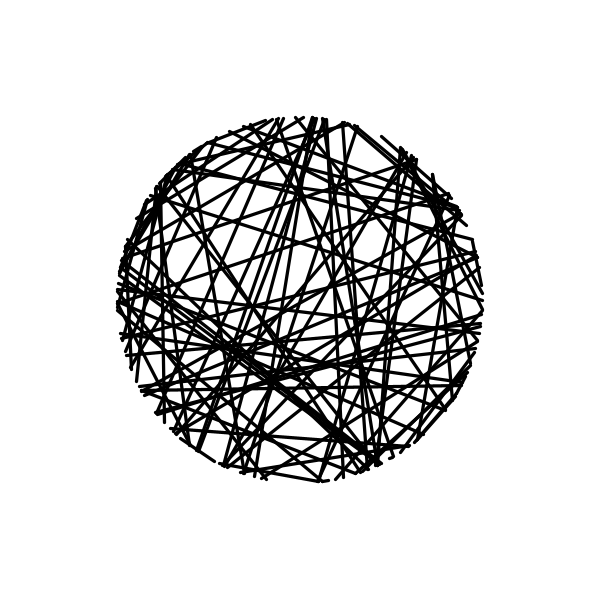
Frame 1 (no input)
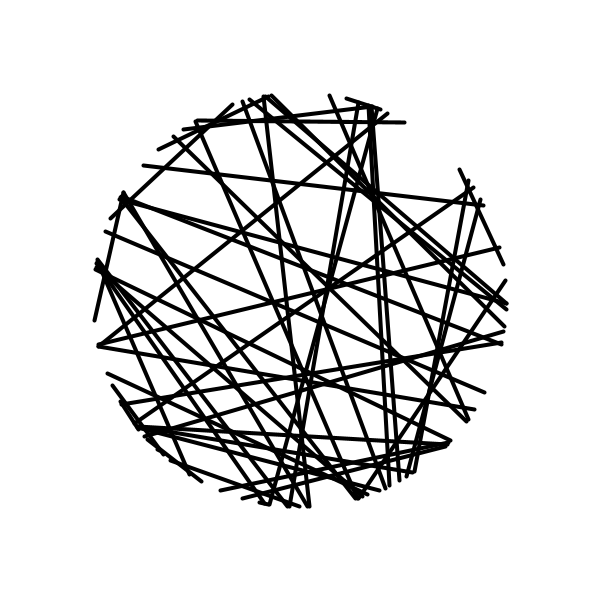
Frame 60 (the mouse pressed at the canvas centre just before this capture)
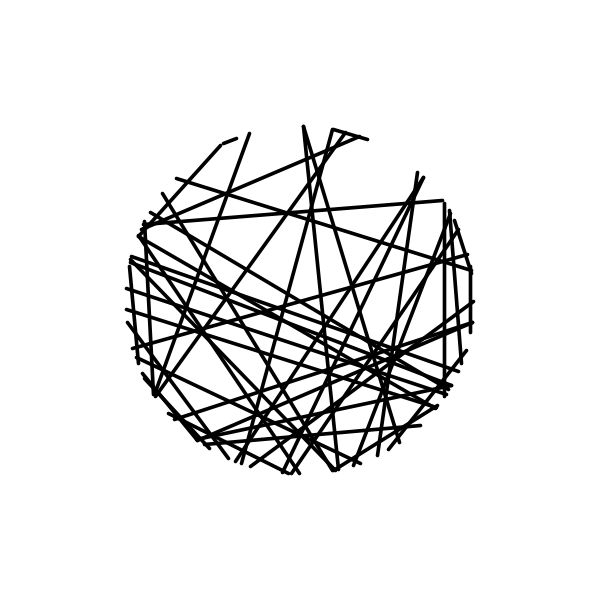
Frame 120 (the mouse held since frame 60 and released just before this capture)

The Processing sketch that drew these frames (run headless with seeded random() and noise(); from frame 60 on, the mouse is pressed at the canvas centre):

// Processing sketch: generative_art_j031
// ── generative_art_j031.pde
float r;
float bCol = 255;
float sCol = 0;

int lineNb;
int nb = 0;

void setup() {
  size(600, 600);
  pixelDensity(2);
  background(bCol);
  stroke(sCol);
}

void draw() {
  boot();
  for (int i = 0; i < lineNb; i++) {
    float a1 = random(TWO_PI);
    float a2 = random(TWO_PI);
    drawLine(a1, a2);
  }
  save("art0" + nb + ".jpg");
  nb++;
}

void drawLine(float a1, float a2) {
  float x1 = r * sin(a1) + width/2;
  float y1 = r * cos(a1) + height/2;
  float x2 = r * sin(a2) + width/2;
  float y2 = r * cos(a2) + height/2;
  line(x1, y1, x2, y2);
}

void boot() {
  background(bCol);
  strokeWeight(random(0.1, 5));
  r = random(150, 275);
  lineNb = int(random(20, 100));
}
